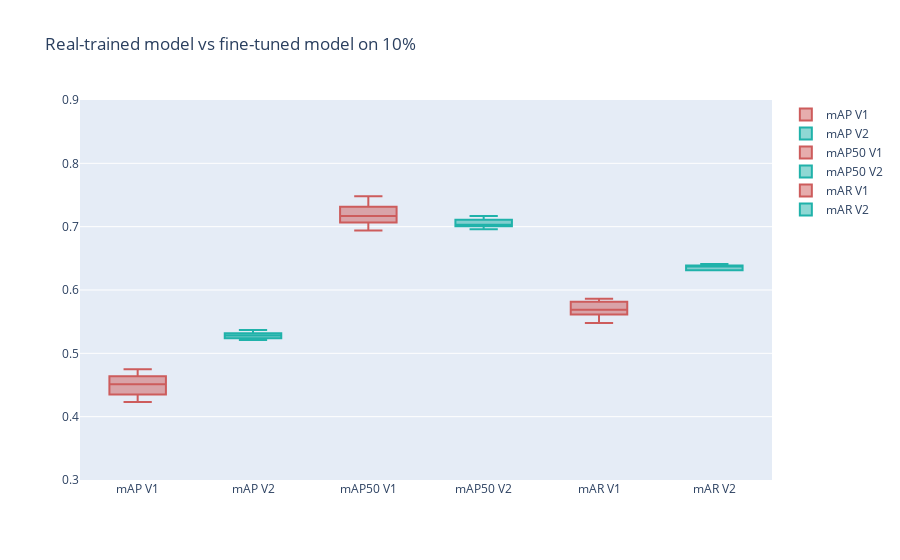

Write notebook code for a chart like this one.
### Code cell
fig = performance_plot(f"Real-trained model vs fine-tuned model on 10%", mean_ap_base, mean_ap_50_base, mean_ar_base, mean_ap_new, mean_ap_50_new, mean_ar_new, y_range=[0.3, 0.9])
fig.show()

### Figure 1 — Plotly figure (JSON) as saved in the notebook; plotly's stock layout.template omitted (floating-point values rounded to 4 significant figures)
{"data": [{"marker": {"color": "indianred"}, "name": "mAP V1", "type": "box", "y": [0.475, 0.46, 0.451, 0.423, 0.4391]}, {"marker": {"color": "lightseagreen"}, "name": "mAP V2", "type": "box", "y": [0.528, 0.525, 0.521, 0.53, 0.537]}, {"marker": {"color": "indianred"}, "name": "mAP50 V1", "type": "box", "y": [0.748, 0.726, 0.717, 0.694, 0.711]}, {"marker": {"color": "lightseagreen"}, "name": "mAP50 V2", "type": "box", "y": [0.703, 0.702, 0.696, 0.709, 0.717]}, {"marker": {"color": "indianred"}, "name": "mAR V1", "type": "box", "y": [0.586, 0.58, 0.569, 0.548, 0.566]}, {"marker": {"color": "lightseagreen"}, "name": "mAR V2", "type": "box", "y": [0.641, 0.631, 0.631, 0.638, 0.638]}], "layout": {"title": {"text": "Real-trained model vs fine-tuned model on 10%"}, "yaxis": {"range": [0.3, 0.9]}}}
